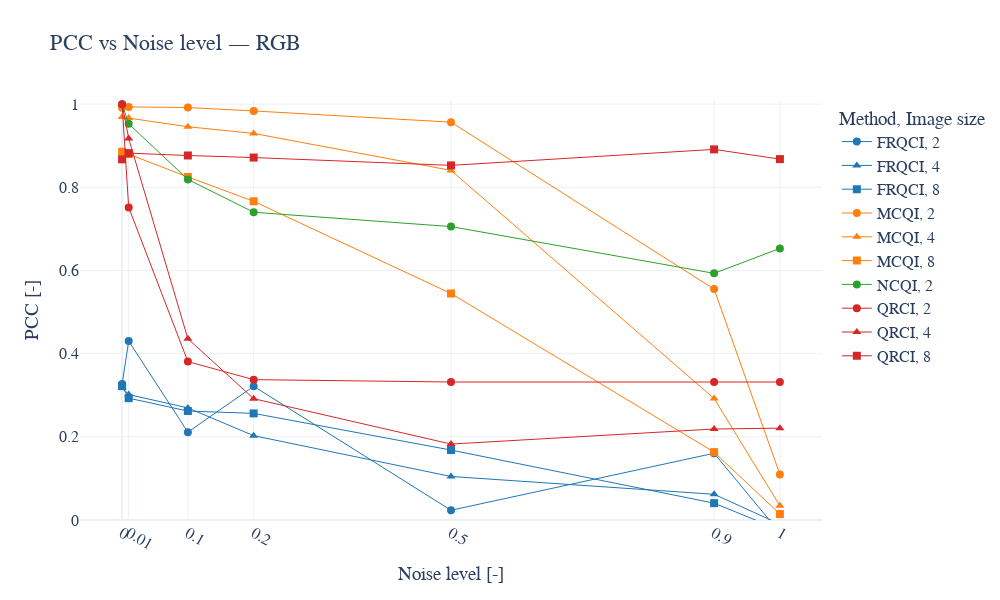

Write notebook code for a chart like this one.
### Code cell
pcc_rgb = pcc_df[pcc_df["color_mode"] == "rgb"]

fig_rgb = px.line(
    pcc_rgb,
    x="noise_level",
    y="pcc",
    title="PCC vs Noise level — RGB",
    color="method_name",
    markers=True,
    symbol="image_size",
    symbol_map=symbol_map,
    color_discrete_sequence=px.colors.qualitative.D3,
)
fig_rgb.update_traces(line=dict(width=1), marker=dict(size=8))
fig_rgb.update_layout(
    template="plotly_white",
    xaxis=dict(title="Noise level [-]", tickvals=NOISE_LEVELS),
    yaxis=dict(title="PCC [-]", range=[0, 1.01]),
    width=1000,
    height=600,
    legend_title_text="Method, Image size",
)

fig_rgb.show()
fig_rgb.write_image(PLOTS_PATH / "pcc_vs_noise_rgb.pdf")

### Figure 1 — Plotly figure (JSON) as saved in the notebook; plotly's stock layout.template omitted (floating-point values rounded to 4 significant figures)
{"data": [{"hovertemplate": "method_name=FRQCI<br>image_size=2<br>noise_level=%{x}<br>pcc=%{y}<extra></extra>", "legendgroup": "FRQCI, 2", "line": {"color": "#1F77B4", "dash": "solid", "width": 1}, "marker": {"size": 8, "symbol": "circle"}, "mode": "lines+markers", "name": "FRQCI, 2", "orientation": "v", "showlegend": true, "type": "scatter", "x": [0.0, 0.01, 0.1, 0.2, 0.5, 0.9, 1.0], "xaxis": "x", "y": [0.3269, 0.4303, 0.2112, 0.3216, 0.02345, 0.1605, -0.03068], "yaxis": "y"}, {"hovertemplate": "method_name=FRQCI<br>image_size=4<br>noise_level=%{x}<br>pcc=%{y}<extra></extra>", "legendgroup": "FRQCI, 4", "line": {"color": "#1F77B4", "dash": "solid", "width": 1}, "marker": {"size": 8, "symbol": "triangle-up"}, "mode": "lines+markers", "name": "FRQCI, 4", "orientation": "v", "showlegend": true, "type": "scatter", "x": [0.0, 0.01, 0.1, 0.2, 0.5, 0.9, 1.0], "xaxis": "x", "y": [0.3187, 0.3017, 0.2695, 0.2028, 0.1047, 0.06183, -0.01004], "yaxis": "y"}, {"hovertemplate": "method_name=FRQCI<br>image_size=8<br>noise_level=%{x}<br>pcc=%{y}<extra></extra>", "legendgroup": "FRQCI, 8", "line": {"color": "#1F77B4", "dash": "solid", "width": 1}, "marker": {"size": 8, "symbol": "square"}, "mode": "lines+markers", "name": "FRQCI, 8", "orientation": "v", "showlegend": true, "type": "scatter", "x": [0.0, 0.01, 0.1, 0.2, 0.5, 0.9, 1.0], "xaxis": "x", "y": [0.3219, 0.293, 0.262, 0.2564, 0.1682, 0.04049, -0.02395], "yaxis": "y"}, {"hovertemplate": "method_name=MCQI<br>image_size=2<br>noise_level=%{x}<br>pcc=%{y}<extra></extra>", "legendgroup": "MCQI, 2", "line": {"color": "#FF7F0E", "dash": "solid", "width": 1}, "marker": {"size": 8, "symbol": "circle"}, "mode": "lines+markers", "name": "MCQI, 2", "orientation": "v", "showlegend": true, "type": "scatter", "x": [0.0, 0.01, 0.1, 0.2, 0.5, 0.9, 1.0], "xaxis": "x", "y": [0.9912, 0.9934, 0.9919, 0.9837, 0.9567, 0.5553, 0.1096], "yaxis": "y"}, {"hovertemplate": "method_name=MCQI<br>image_size=4<br>noise_level=%{x}<br>pcc=%{y}<extra></extra>", "legendgroup": "MCQI, 4", "line": {"color": "#FF7F0E", "dash": "solid", "width": 1}, "marker": {"size": 8, "symbol": "triangle-up"}, "mode": "lines+markers", "name": "MCQI, 4", "orientation": "v", "showlegend": true, "type": "scatter", "x": [0.0, 0.01, 0.1, 0.2, 0.5, 0.9, 1.0], "xaxis": "x", "y": [0.9693, 0.9664, 0.9457, 0.9296, 0.8407, 0.2921, 0.03413], "yaxis": "y"}, {"hovertemplate": "method_name=MCQI<br>image_size=8<br>noise_level=%{x}<br>pcc=%{y}<extra></extra>", "legendgroup": "MCQI, 8", "line": {"color": "#FF7F0E", "dash": "solid", "width": 1}, "marker": {"size": 8, "symbol": "square"}, "mode": "lines+markers", "name": "MCQI, 8", "orientation": "v", "showlegend": true, "type": "scatter", "x": [0.0, 0.01, 0.1, 0.2, 0.5, 0.9, 1.0], "xaxis": "x", "y": [0.8854, 0.8798, 0.8249, 0.7665, 0.5447, 0.1632, 0.01431], "yaxis": "y"}, {"hovertemplate": "method_name=NCQI<br>image_size=2<br>noise_level=%{x}<br>pcc=%{y}<extra></extra>", "legendgroup": "NCQI, 2", "line": {"color": "#2CA02C", "dash": "solid", "width": 1}, "marker": {"size": 8, "symbol": "circle"}, "mode": "lines+markers", "name": "NCQI, 2", "orientation": "v", "showlegend": true, "type": "scatter", "x": [0.0, 0.01, 0.1, 0.2, 0.5, 0.9, 1.0], "xaxis": "x", "y": [1.0, 0.9527, 0.8189, 0.7401, 0.7056, 0.5931, 0.6531], "yaxis": "y"}, {"hovertemplate": "method_name=QRCI<br>image_size=2<br>noise_level=%{x}<br>pcc=%{y}<extra></extra>", "legendgroup": "QRCI, 2", "line": {"color": "#D62728", "dash": "solid", "width": 1}, "marker": {"size": 8, "symbol": "circle"}, "mode": "lines+markers", "name": "QRCI, 2", "orientation": "v", "showlegend": true, "type": "scatter", "x": [0.0, 0.01, 0.1, 0.2, 0.5, 0.9, 1.0], "xaxis": "x", "y": [1.0, 0.7517, 0.3809, 0.3376, 0.3318, 0.3318, 0.3318], "yaxis": "y"}, {"hovertemplate": "method_name=QRCI<br>image_size=4<br>noise_level=%{x}<br>pcc=%{y}<extra></extra>", "legendgroup": "QRCI, 4", "line": {"color": "#D62728", "dash": "solid", "width": 1}, "marker": {"size": 8, "symbol": "triangle-up"}, "mode": "lines+markers", "name": "QRCI, 4", "orientation": "v", "showlegend": true, "type": "scatter", "x": [0.0, 0.01, 0.1, 0.2, 0.5, 0.9, 1.0], "xaxis": "x", "y": [1.0, 0.9175, 0.4359, 0.2917, 0.1827, 0.2188, 0.2209], "yaxis": "y"}, {"hovertemplate": "method_name=QRCI<br>image_size=8<br>noise_level=%{x}<br>pcc=%{y}<extra></extra>", "legendgroup": "QRCI, 8", "line": {"color": "#D62728", "dash": "solid", "width": 1}, "marker": {"size": 8, "symbol": "square"}, "mode": "lines+markers", "name": "QRCI, 8", "orientation": "v", "showlegend": true, "type": "scatter", "x": [0.0, 0.01, 0.1, 0.2, 0.5, 0.9, 1.0], "xaxis": "x", "y": [0.8673, 0.8823, 0.8766, 0.8716, 0.8527, 0.8913, 0.8678], "yaxis": "y"}], "layout": {"height": 600, "legend": {"title": {"text": "Method, Image size"}, "tracegroupgap": 0}, "title": {"text": "PCC vs Noise level — RGB"}, "width": 1000, "xaxis": {"anchor": "y", "domain": [0, 1], "tickvals": [0, 0.01, 0.1, 0.2, 0.5, 0.9, 1], "title": {"text": "Noise level [-]"}}, "yaxis": {"anchor": "x", "domain": [0, 1], "range": [0, 1.01], "title": {"text": "PCC [-]"}}}}
